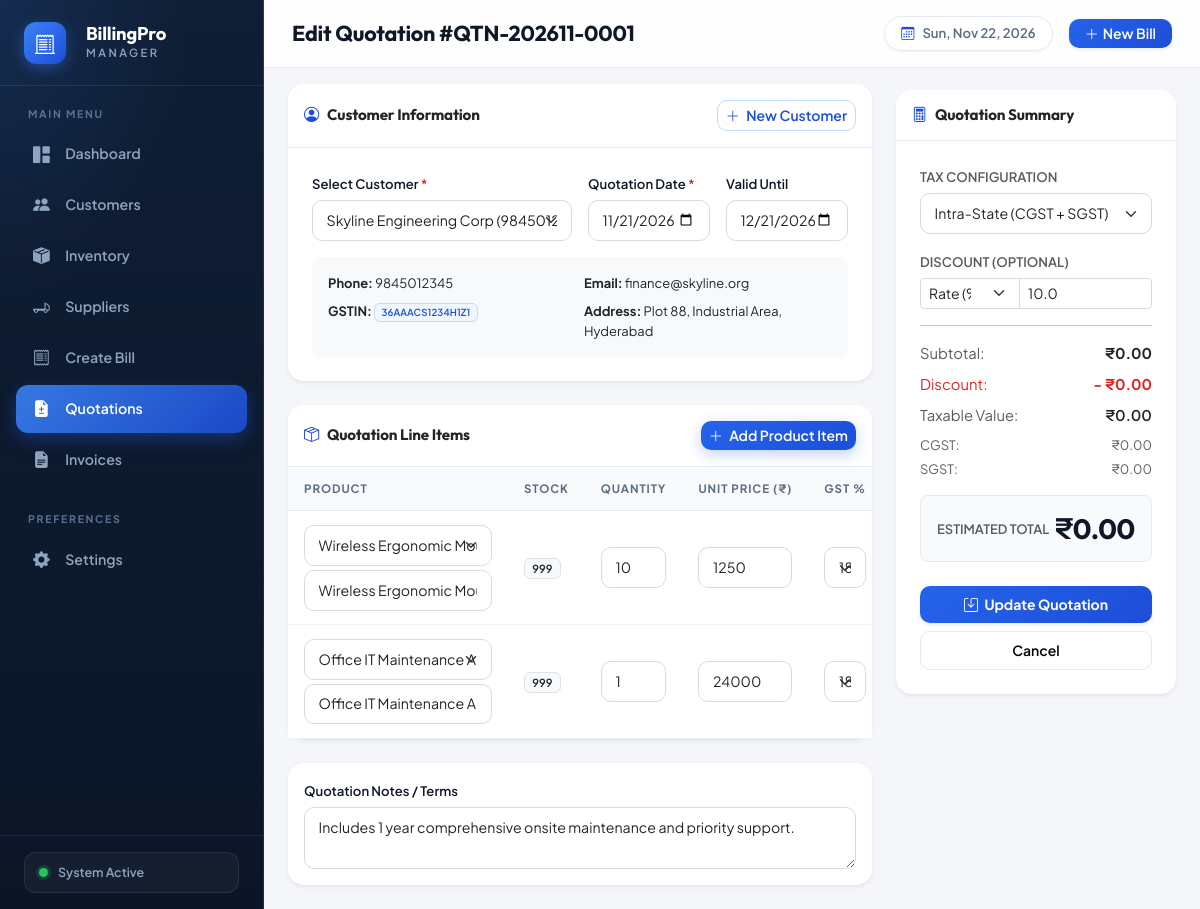
The app's page /quotations/edit/6 with its own data.
### tables this page shows
CREATE TABLE quotations (
    id INTEGER PRIMARY KEY AUTOINCREMENT,
    quotation_number TEXT UNIQUE NOT NULL,
    customer_id INTEGER NOT NULL REFERENCES customers(id) ON DELETE RESTRICT,
    quotation_date DATE NOT NULL,
    valid_until DATE,
    subtotal REAL NOT NULL DEFAULT 0.0,
    discount_type TEXT DEFAULT 'fixed',
    discount_value REAL NOT NULL DEFAULT 0.0,
    discount_amount REAL NOT NULL DEFAULT 0.0,
    taxable_amount REAL NOT NULL DEFAULT 0.0,
    tax_type TEXT NOT NULL DEFAULT 'intra_state',
    cgst_amount REAL NOT NULL DEFAULT 0.0,
    sgst_amount REAL NOT NULL DEFAULT 0.0,
    igst_amount REAL NOT NULL DEFAULT 0.0,
    total_tax REAL NOT NULL DEFAULT 0.0,
    grand_total REAL NOT NULL DEFAULT 0.0,
    status TEXT NOT NULL DEFAULT 'Draft',
    converted_invoice_id INTEGER REFERENCES invoices(id) ON DELETE SET NULL,
    notes TEXT,
    created_at TIMESTAMP DEFAULT CURRENT_TIMESTAMP,
    updated_at TIMESTAMP DEFAULT CURRENT_TIMESTAMP
);

CREATE TABLE customers (
    id INTEGER PRIMARY KEY AUTOINCREMENT,
    customer_id TEXT UNIQUE NOT NULL,
    name TEXT NOT NULL,
    phone TEXT NOT NULL,
    email TEXT,
    address TEXT,
    gstin TEXT,
    created_at TIMESTAMP DEFAULT CURRENT_TIMESTAMP,
    updated_at TIMESTAMP DEFAULT CURRENT_TIMESTAMP
);

### routes/quotations.py (the view, shortened to what this page needs)
@quotations_bp.route('/edit/<int:quotation_id>', methods=['GET', 'POST'])
def edit_quotation(quotation_id):
    qtn = QuotationModel.get_by_id(quotation_id)
    if not qtn:
        flash('Quotation not found.', 'danger')
        return redirect(url_for('quotations.list_quotations'))
    if qtn['status'] == 'Converted':
        flash('Cannot edit a quotation that has already been converted to an invoice.', 'warning')
        return redirect(url_for('quotations.view_quotation', quotation_id=quotation_id))
    customers = CustomerModel.get_all()
    products = ProductModel.get_all()
    return render_template(
        'quotation_form.html',
        customers=customers,
        products=products,
        today_date=qtn['quotation_date'],
        valid_until=qtn['valid_until'] or '',
        quotation=qtn
    )

### database.py (called while the page is built)
def get_db():
    try:
        if 'db' not in g:
            g.db = sqlite3.connect(Config.DATABASE_PATH)
            g.db.row_factory = sqlite3.Row
            g.db.execute("PRAGMA foreign_keys = ON;")
            g.db.execute("PRAGMA journal_mode = WAL;")
        return g.db
    except RuntimeError:
        return get_standalone_db()

### templates/quotation_form.html (shortened to what this page needs)
{% extends 'base.html' %}
{% block page_title %}{% if quotation %}Edit Quotation #{{ quotation.quotation_number }}{% else %}Create New Quotation{% endif %}{% endblock %}
{% block content %}
<form id="quotationForm" action="{% if quotation %}{{ url_for('quotations.edit_quotation', quotation_id=quotation.id) }}{% else %}{{ url_for('quotations.save_quotation') }}{% endif %}" method="POST">
    <div class="row g-4">
        <div class="col-12 col-xl-8">
            <div class="card border-0 shadow-sm mb-4">
                <div class="card-header bg-white py-3 d-flex justify-content-between align-items-center">
                    <h6 class="mb-0 fw-bold text-dark">
                        <i class="bi bi-person-circle me-2 text-primary"></i>Customer Information
                    </h6>
                    <a href="{{ url_for('customers.list_customers') }}" class="btn btn-outline-primary btn-sm">
                        <i class="bi bi-plus-lg me-1"></i> New Customer
                    </a>
                </div>
                <div class="card-body p-4">
                    <div class="row g-3">
                        <div class="col-md-6">
                            <label class="form-label fw-semibold">Select Customer <span class="text-danger">*</span></label>
                            <select name="customer_id" id="customerSelect" class="form-select" required>
                                {% for c in customers %}
                                    <option value="{{ c.id }}"
                                            {% if quotation and quotation.customer_id == c.id %}selected{% endif %}
                                            data-phone="{{ c.phone }}"
                                            data-email="{{ c.email or '' }}"
                                            data-address="{{ c.address or '' }}"
                                            data-gstin="{{ c.gstin or '' }}">
                                        {{ c.name }} ({{ c.phone }}) [{{ c.customer_id }}]
                                    </option>
                                {% endfor %}
                            </select>
                        </div>
                        <div class="col-md-3">
                            <label class="form-label fw-semibold">Quotation Date <span class="text-danger">*</span></label>
                            <input type="date" name="quotation_date" class="form-control" value="{{ today_date }}" required>
                        </div>
                        <div class="col-md-3">
                            <label class="form-label fw-semibold">Valid Until</label>
                            <input type="date" name="valid_until" class="form-control" value="{{ valid_until }}">
                        </div>
                    </div>
                    <div id="customerPeek" class="mt-3 p-3 bg-light rounded-3 d-none">
                        <div class="row g-2 small">
                            <div class="col-sm-6"><strong>Phone:</strong> <span id="peekPhone">—</span></div>
                            <div class="col-sm-6"><strong>Email:</strong> <span id="peekEmail">—</span></div>
                            <div class="col-sm-6"><strong>GSTIN:</strong> <span id="peekGstin" class="badge badge-soft-primary">—</span></div>
                            <div class="col-sm-6"><strong>Address:</strong> <span id="peekAddress">—</span></div>
                        </div>
                    </div>
                </div>
            </div>
            <div class="card border-0 shadow-sm mb-4">
                <div class="card-header bg-white py-3 d-flex justify-content-between align-items-center">
                    <h6 class="mb-0 fw-bold text-dark">
                        <i class="bi bi-box-seam me-2 text-primary"></i>Quotation Line Items
                    </h6>
                    <button type="button" class="btn btn-sm btn-primary" id="addItemBtn">
                        <i class="bi bi-plus-lg me-1"></i> Add Product Item
                    </button>
                </div>
                <div class="card-body p-0">
                    <div class="table-responsive">
                        <table class="table table-hover align-middle mb-0" id="itemsTable">
                            <thead class="table-light">
                                <tr>
                                    <th style="min-width: 220px;">Product</th>
                                    <th style="width: 110px;">Stock</th>
                                    <th style="width: 110px;">Quantity</th>
                                    <th style="width: 130px;">Unit Price (₹)</th>
                                    <th style="width: 110px;">GST %</th>
                                </tr>
                            </thead>
                            <tbody id="itemsTableBody">
                            </tbody>
                        </table>
                    </div>
                </div>
            </div>
            <div class="card border-0 shadow-sm">
                <div class="card-body p-3">
                    <label class="form-label fw-semibold">Quotation Notes / Terms</label>
                    <textarea name="notes" class="form-control" rows="2" placeholder="e.g. Valid for 30 days. Delivery within 7 business days from order confirmation.">{% if quotation %}{{ quotation.notes or '' }}{% endif %}</textarea>
                </div>
            </div>
        </div>
        <div class="col-12 col-xl-4">
            <div class="card border-0 shadow-sm sticky-top" style="top: 90px;">
                <div class="card-header bg-white py-3">
                    <h6 class="mb-0 fw-bold text-dark">
                        <i class="bi bi-calculator me-2 text-primary"></i>Quotation Summary
                    </h6>
                </div>
                <div class="card-body p-4">
                    <div class="mb-3">
                        <label class="form-label fw-semibold small text-muted text-uppercase">Tax Configuration</label>
                        <select name="tax_type" id="taxTypeSelect" class="form-select form-select-sm">
                            <option value="intra_state" {% if quotation and quotation.tax_type == 'intra_state' %}selected{% endif %}>Intra-State (CGST + SGST)</option>
                        </select>
                    </div>
                    <div class="mb-3">
                        <label class="form-label fw-semibold small text-muted text-uppercase">Discount (Optional)</label>
                        <div class="input-group input-group-sm">
                            <select name="discount_type" id="discountTypeSelect" class="form-select" style="max-width: 100px;">
                                <option value="percentage" {% if quotation and quotation.discount_type == 'percentage' %}selected{% endif %}>Rate (%)</option>
                            </select>
                            <input type="number" step="0.01" min="0" name="discount_value" id="discountValueInput"
                                   class="form-control" value="{% if quotation %}{{ quotation.discount_value }}{% else %}0{% endif %}">
                        </div>
                    </div>
                    <hr class="my-3 opacity-10">
                    <div class="d-flex justify-content-between mb-2">
                        <span class="text-muted">Subtotal:</span>
                        <span class="fw-bold" id="displaySubtotal">₹0.00</span>
                    </div>
                    <div class="d-flex justify-content-between mb-2 text-danger" id="discountRow" style="display: none;">
                        <span>Discount:</span>
                        <span class="fw-bold" id="displayDiscount">- ₹0.00</span>
                    </div>
                    <div class="d-flex justify-content-between mb-2">
                        <span class="text-muted">Taxable Value:</span>
                        <span class="fw-semibold text-dark" id="displayTaxable">₹0.00</span>
                    </div>
                    <div id="intraStateTaxRows">
                        <div class="d-flex justify-content-between mb-1 small text-muted">
                            <span>CGST:</span>
                            <span id="displayCgst">₹0.00</span>
                        </div>
                        <div class="d-flex justify-content-between mb-2 small text-muted">
                            <span>SGST:</span>
                            <span id="displaySgst">₹0.00</span>
                        </div>
                    </div>
                    <div class="p-3 rounded-3 mb-4 mt-3" style="background-color: #f8fafc; border: 1px solid var(--card-border);">
                        <div class="d-flex justify-content-between align-items-center">
                            <span class="small fw-semibold text-muted text-uppercase">Estimated Total</span>
                            <h3 class="mb-0 fw-bold" id="displayGrandTotal" style="color: var(--text-main);">₹0.00</h3>
                        </div>
                    </div>
                    <div class="d-grid gap-2">
                        <button type="submit" class="btn btn-primary py-2 fw-bold shadow-sm" id="submitBtn">
                            <i class="bi bi-save me-1"></i> {% if quotation %}Update Quotation{% else %}Save Quotation{% endif %}
                        </button>
                        <a href="{{ url_for('quotations.list_quotations') }}" class="btn btn-light py-2">
                            Cancel
                        </a>
                    </div>
                </div>
            </div>
        </div>
    </div>
</form>
{% endblock %}

### static/css/style.css (style rules this page uses)
:root { --primary: #1d4ed8; --primary-hover: #1e40af; --primary-light: #eff6ff; --primary-border: #bfdbfe; --primary-glow: 0 4px 16px rgba(29, 78, 216, 0.28); --success: #059669; --success-light: #ecfdf5; --success-border: #a7f3d0; --warning: #d97706; --warning-light: #fffbeb; --warning-border: #fde68a; --danger: #dc2626; --danger-light: #fef2f2; --danger-border: #fecaca; --info: #0369a1; --info-light: #f0f9ff; --info-border: #bae6fd; --sidebar-bg: #0b1526; --sidebar-bg-2: #0f1e35; --sidebar-border: rgba(148, 163, 184, 0.14); --sidebar-text: #8ea3bd; --sidebar-text-active: #ffffff; --sidebar-accent: #3b82f6; --body-bg: #f4f6fa; --card-bg: #ffffff; --card-border: #e5eaf1; --text-main: #101828; --text-muted: #5b6b83; --text-subtle: #8aa0b8; --radius-sm: 8px; --radius-md: 12px; --radius-lg: 16px; --radius-xl: 22px; --shadow-xs: 0 1px 2px rgba(16, 24, 40, 0.05); --shadow-sm: 0 1px 3px rgba(16, 24, 40, 0.07), 0 1px 2px rgba(16, 24, 40, 0.05); --shadow-md: 0 4px 14px -2px rgba(16, 24, 40, 0.07), 0 2px 5px -2px rgba(16, 24, 40, 0.05); --shadow-lg: 0 14px 34px -6px rgba(16, 24, 40, 0.12), 0 4px 8px -4px rgba(16, 24, 40, 0.05); --shadow-card-hover: 0 18px 38px -8px rgba(16, 24, 40, 0.14), 0 6px 12px -4px rgba(16, 24, 40, 0.06); --transition: all 0.25s cubic-bezier(0.16, 1, 0.3, 1); }
html { scroll-behavior: smooth; }
body { font-family: 'Plus Jakarta Sans', -apple-system, BlinkMacSystemFont, 'Segoe UI', sans-serif; background: var(--body-bg); color: var(--text-main); font-size: 0.925rem; line-height: 1.55; -webkit-font-smoothing: antialiased; overflow-x: hidden; }
h1, h2, h3, h4, h5, h6, .brand-title, .page-title { font-family: 'Outfit', 'Plus Jakarta Sans', sans-serif; letter-spacing: -0.01em; }
a { color: var(--primary); }
.card { background: var(--card-bg); border: 1px solid var(--card-border); border-radius: var(--radius-lg); }
.card.border-0 { border: 1px solid var(--card-border); }
.card-header { background: transparent; border-bottom: 1px solid var(--card-border); border-radius: var(--radius-lg) var(--radius-lg) 0 0 !important; }
.card-header h6 { font-size: 0.95rem; }
.btn { border-radius: 10px; font-weight: 600; font-size: 0.875rem; transition: var(--transition); }
.btn-primary { background: linear-gradient(135deg, #2563eb 0%, #1d4ed8 100%); border: none; box-shadow: 0 4px 14px rgba(37, 99, 235, 0.3); }
.btn-outline-primary { border-color: var(--primary-border); color: var(--primary); }
.btn-light { background: #fff; border: 1px solid var(--card-border); }
.form-label { font-size: 0.82rem; font-weight: 600; color: var(--text-main); margin-bottom: 0.35rem; }
.form-control, .form-select { border-radius: 10px; border: 1px solid #d5dce6; padding: 0.55rem 0.85rem; font-size: 0.885rem; transition: var(--transition); }
.table { --bs-table-striped-bg: #f8fafc; margin-bottom: 0; }
.table thead th { background: #f8fafc; color: var(--text-muted); font-size: 0.72rem; font-weight: 700; letter-spacing: 0.08em; text-transform: uppercase; padding: 0.8rem 1rem; border-bottom: 1px solid var(--card-border); white-space: nowrap; }
.table-light, .thead-light { --bs-table-bg: #f8fafc; }
.table-responsive { border-radius: inherit; }
.badge { font-weight: 600; letter-spacing: 0.01em; }
.badge-soft-primary { background: var(--primary-light); color: var(--primary); border: 1px solid var(--primary-border); }
.text-primary { color: var(--primary) !important; }
.text-danger { color: var(--danger) !important; }
.fw-bold { font-weight: 700 !important; }

### records on screen
quotations: quotation_number "QTN-202611-0001", customer_id "Skyline Engineering Corp (9845012345) [CUST-1005]", quotation_date "11/21/2026", valid_until "12/21/2026", notes "Includes 1 year comprehensive onsite maintenance and priority support.", tax_type "Intra-State (CGST + SGST)", discount_type "Rate (%)", discount_value "10.0"
